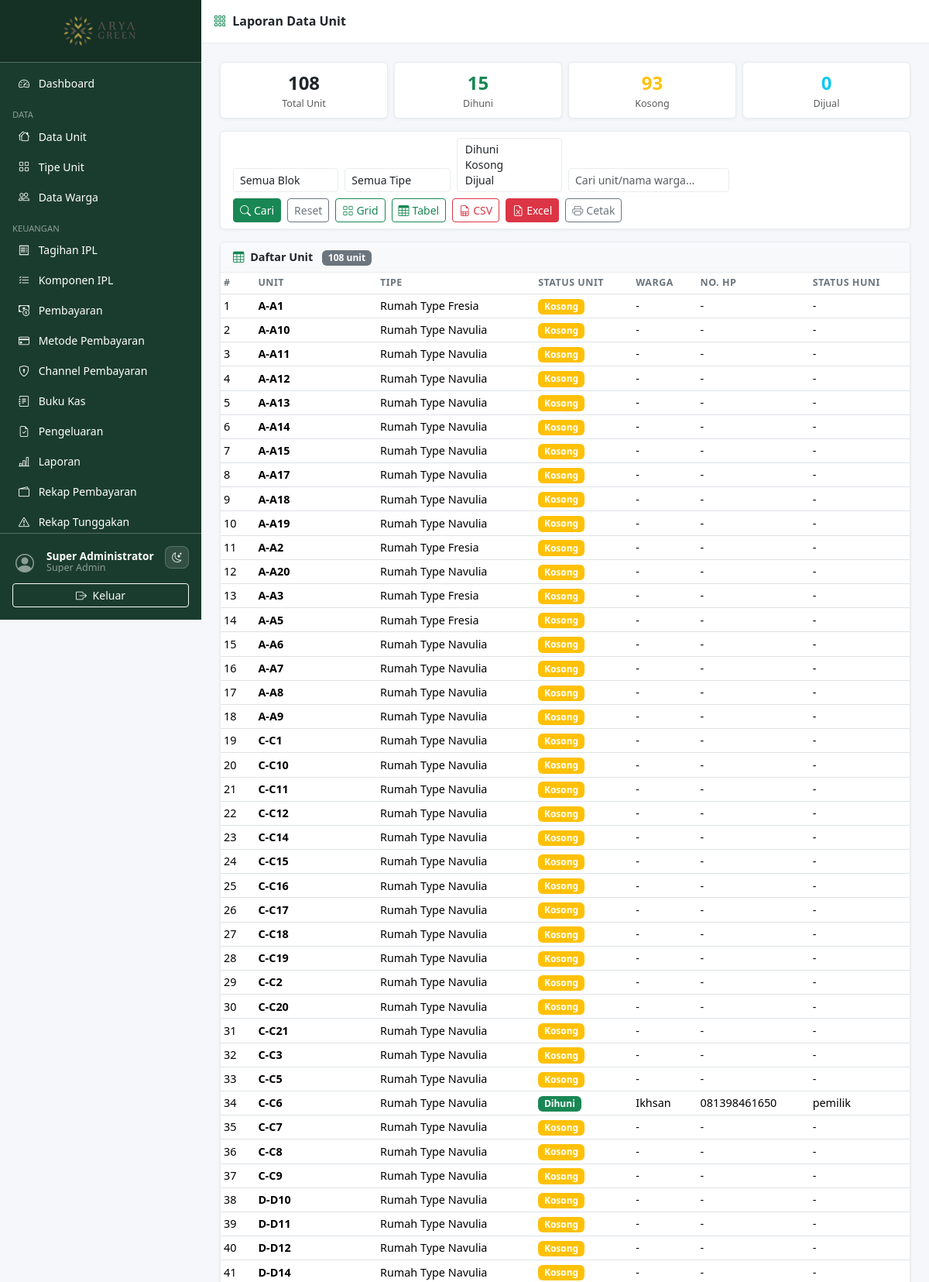
Page /pages/reports/occupancy.php (signed in, upper part) on the committed database.
### tables this page shows
CREATE TABLE `units` (
  `id`           INT UNSIGNED AUTO_INCREMENT PRIMARY KEY,
  `unit_type_id` INT UNSIGNED NOT NULL,
  `unit_number`  VARCHAR(20)  NOT NULL UNIQUE,
  `block`        VARCHAR(10)  NOT NULL,
  `floor`        TINYINT      NOT NULL DEFAULT 1,
  `area_sqm`     DECIMAL(8,2) NOT NULL DEFAULT 0,
  `status`       ENUM('dihuni','kosong','dijual') NOT NULL DEFAULT 'kosong',
  `notes`        TEXT DEFAULT NULL,
  `created_at`   TIMESTAMP DEFAULT CURRENT_TIMESTAMP,
  `updated_at`   TIMESTAMP DEFAULT CURRENT_TIMESTAMP ON UPDATE CURRENT_TIMESTAMP,
  FOREIGN KEY (`unit_type_id`) REFERENCES `unit_types`(`id`) ON UPDATE CASCADE
);

CREATE TABLE `unit_types` (
  `id`          INT UNSIGNED AUTO_INCREMENT PRIMARY KEY,
  `name`        VARCHAR(100) NOT NULL,
  `description` TEXT DEFAULT NULL,
  `ipl_amount`  DECIMAL(12,2) NOT NULL DEFAULT 0,
  `created_at`  TIMESTAMP DEFAULT CURRENT_TIMESTAMP
);

CREATE TABLE `residents` (
  `id`            INT UNSIGNED AUTO_INCREMENT PRIMARY KEY,
  `user_id`       INT UNSIGNED DEFAULT NULL,
  `unit_id`       INT UNSIGNED NOT NULL,
  `name`          VARCHAR(150) NOT NULL,
  `id_card_number`VARCHAR(20)  DEFAULT NULL,
  `phone`         VARCHAR(20)  NOT NULL,
  `email`         VARCHAR(150) DEFAULT NULL,
  `status`        ENUM('pemilik','penyewa') NOT NULL DEFAULT 'pemilik',
  `move_in_date`  DATE         DEFAULT NULL,
  `move_out_date` DATE         DEFAULT NULL,
  `is_active`     TINYINT(1)   NOT NULL DEFAULT 1,
  `notes`         TEXT DEFAULT NULL,
  `created_at`    TIMESTAMP DEFAULT CURRENT_TIMESTAMP,
  `updated_at`    TIMESTAMP DEFAULT CURRENT_TIMESTAMP ON UPDATE CURRENT_TIMESTAMP,
  FOREIGN KEY (`unit_id`)  REFERENCES `units`(`id`)  ON UPDATE CASCADE,
  FOREIGN KEY (`user_id`)  REFERENCES `users`(`id`)  ON DELETE SET NULL ON UPDATE CASCADE
);

### includes/functions.php (called while the page is built, shortened)
<?php
function e(mixed $v): string {
    return htmlspecialchars((string)$v, ENT_QUOTES | ENT_SUBSTITUTE, 'UTF-8');
}
function clean(string $v): string {
    return trim(strip_tags($v));
}

### pages/reports/occupancy.php (the view, shortened to what this page needs)
<?php
require_once __DIR__ . '/../../includes/functions.php';
$db = db();
$f_block = clean($_GET['block'] ?? '');
$f_type = (int)($_GET['type'] ?? 0);
$valid_statuses = ['dihuni','kosong','dijual'];
$f_statuses = array_values(array_intersect((array)($_GET['status'] ?? []), $valid_statuses));
$f_q = clean($_GET['q'] ?? '');
$f_view = in_array($_GET['view'] ?? 'grid', ['grid','table'], true) ? $_GET['view'] : 'grid';
$where = '1=1';
$sql = "SELECT u.block, u.unit_number, u.status AS unit_status, u.area_sqm, ut.name AS type_name, r.name AS resident_name, r.phone, r.status AS resident_status, r.is_active FROM units u JOIN unit_types ut ON ut.id = u.unit_type_id LEFT JOIN residents r ON r.unit_id = u.id AND r.is_active = 1 WHERE {$where} ORDER BY u.block, u.unit_number";
$stmt = $db->prepare($sql);
$stmt->execute();
$rows = $stmt->get_result()->fetch_all(MYSQLI_ASSOC);
$c = ['dihuni'=>0,'kosong'=>0,'dijual'=>0];
foreach ($rows as $r) $c[$r['unit_status']]++;
$total = count($rows);
$by_block = [];
foreach ($rows as $r) $by_block[$r['block']][] = $r;
$cls = ['dihuni'=>'success','kosong'=>'warning','dijual'=>'info'];
$lbl = ['dihuni'=>'Dihuni','kosong'=>'Kosong','dijual'=>'Dijual'];
include __DIR__ . '/../../includes/header.php';
include __DIR__ . '/../../includes/sidebar.php';
$qs = fn($v) => http_build_query(array_merge($_GET, ['view'=>$v]));
$ex = http_build_query(array_filter(['block'=>$f_block,'type'=>$f_type?:null,'q'=>$f_q]) + array_map(fn($s)=>$s, $f_statuses ? ['status'=>$f_statuses] : []));
?>
<div class="content-wrapper">
  <div class="topbar d-flex align-items-center px-3 gap-2">
    <h6 class="mb-0 fw-semibold"><i class="bi bi-grid-3x3-gap me-1 text-success"></i> Laporan Data Unit</h6>
  </div>
  <div class="main-content">
    <div class="row g-2 mb-3">
      <div class="col-6 col-md-3"><div class="card text-center py-2"><div class="fw-bold fs-4"><?= $total ?></div><div class="text-muted small">Total Unit</div></div></div>
      <div class="col-6 col-md-3"><div class="card text-center py-2"><div class="fw-bold fs-4 text-success"><?= $c['dihuni'] ?></div><div class="text-muted small">Dihuni</div></div></div>
      <div class="col-6 col-md-3"><div class="card text-center py-2"><div class="fw-bold fs-4 text-warning"><?= $c['kosong'] ?></div><div class="text-muted small">Kosong</div></div></div>
      <div class="col-6 col-md-3"><div class="card text-center py-2"><div class="fw-bold fs-4 text-info"><?= $c['dijual'] ?></div><div class="text-muted small">Dijual</div></div></div>
    </div>
    <div class="card mb-3"><div class="card-body py-2">
      <form method="GET" class="row g-2 align-items-end">
        <div class="col-md-2"><select name="block" class="form-select form-select-sm"><option value="">Semua Blok</option></select></div>
        <div class="col-md-2"><select name="type" class="form-select form-select-sm"><option value="0">Semua Tipe</option></select></div>
        <div class="col-md-2"><select name="status[]" class="form-select form-select-sm" multiple size="3" title="Tahan Ctrl untuk pilih lebih dari satu"><?php foreach ($lbl as $k=>$v): ?><option value="<?= $k ?>" <?= in_array($k,$f_statuses,true)?'selected':'' ?>><?= $v ?></option><?php endforeach; ?></select></div>
        <div class="col-md-3"><input type="text" name="q" class="form-control form-control-sm" placeholder="Cari unit/nama warga..." value="<?= e($f_q) ?>"></div>
        <div class="col-auto d-flex gap-2">
          <button class="btn btn-sm btn-success"><i class="bi bi-search me-1"></i>Cari</button>
          <a href="occupancy.php" class="btn btn-sm btn-outline-secondary">Reset</a>
          <a href="occupancy.php?<?= $qs('grid') ?>" class="btn btn-sm <?= $f_view==='grid'?'btn-success':'btn-outline-success' ?>"><i class="bi bi-grid me-1"></i>Grid</a>
          <a href="occupancy.php?<?= $qs('table') ?>" class="btn btn-sm <?= $f_view==='table'?'btn-success':'btn-outline-success' ?>"><i class="bi bi-table me-1"></i>Tabel</a>
          <a href="occupancy_export.php?<?= e($ex) ?>" class="btn btn-sm btn-outline-danger"><i class="bi bi-file-earmark-spreadsheet me-1"></i>CSV</a>
          <a href="occupancy_export.php?<?= e($ex) ?>&format=xlsx" class="btn btn-sm btn-danger"><i class="bi bi-file-earmark-excel me-1"></i>Excel</a>
          <button type="button" class="btn btn-sm btn-outline-secondary" onclick="window.print()"><i class="bi bi-printer me-1"></i>Cetak</button>
        </div>
      </form>
    </div></div>
    <?php if ($f_view === 'grid'): ?>
      <?php if (empty($by_block)): ?><div class="alert alert-light text-center text-muted">Tidak ada unit.</div><?php endif; ?>
      <?php foreach ($by_block as $blk => $units): ?>
      <div class="card mb-3"><div class="card-header"><strong>Blok <?= e($blk) ?></strong> <span class="badge bg-secondary ms-1"><?= count($units) ?> unit</span></div>
        <div class="card-body"><div class="d-flex flex-wrap gap-2">
          <?php foreach ($units as $u): ?>
          <div class="border rounded px-2 py-1 bg-<?= $cls[$u['unit_status']] ?> bg-opacity-10 border-<?= $cls[$u['unit_status']] ?>" style="min-width:150px" title="<?= e(($u['resident_name'] ?? '-') . ' • ' . $u['type_name']) ?>">
            <div class="fw-bold"><?= e($u['block'].'-'.$u['unit_number']) ?> <span class="badge bg-<?= $cls[$u['unit_status']] ?>"><?= $lbl[$u['unit_status']] ?></span></div>
            <small class="text-muted"><?= e($u['type_name']) ?> • <?= e($u['resident_name'] ?? '—') ?></small>
          </div>
          <?php endforeach; ?>
        </div></div>
      </div>
      <?php endforeach; ?>
    <?php else: ?>
    <div class="card"><div class="card-header"><i class="bi bi-table me-1 text-success"></i> Daftar Unit <span class="badge bg-secondary ms-2"><?= $total ?> unit</span></div>
      <div class="card-body p-0"><div class="table-responsive"><table class="table table-hover table-sm mb-0">
        <thead><tr><th>#</th><th>Unit</th><th>Tipe</th><th>Status Unit</th><th>Warga</th><th>No. HP</th><th>Status Huni</th></tr></thead>
        <tbody>
        <?php if (empty($rows)): ?><tr><td colspan="7" class="text-center text-muted py-4">Tidak ada unit.</td></tr>
        <?php else: foreach ($rows as $i => $r): ?>
          <tr><td><?= $i+1 ?></td><td><strong><?= e($r['block'].'-'.$r['unit_number']) ?></strong></td><td><?= e($r['type_name']) ?></td>
          <td><span class="badge bg-<?= $cls[$r['unit_status']] ?>"><?= $lbl[$r['unit_status']] ?></span></td>
          <td><?= e($r['resident_name'] ?? '-') ?></td><td><?= e($r['phone'] ?? '-') ?></td>
          <td><?= $r['resident_name'] ? e(($r['resident_status'] ?? '-') . ((int)($r['is_active'] ?? 1) ? '' : ' (nonaktif)')) : '-' ?></td></tr>
        <?php endforeach; endif; ?>
        </tbody>
      </table></div></div>
    </div>
    <?php endif; ?>
  </div>
</div>
<?php include __DIR__ . '/../../includes/footer.php'; ?>

### assets/css/style.css (style rules this page uses)
:root { --sidebar-width: 260px; --sidebar-bg: #1a3c2e; --sidebar-hover: #2d6a4f; --topbar-height: 56px; --page-bg: #f5f7fa; --surface: #ffffff; --surface-muted: #f8f9fa; --border-color: #e9ecef; --text-color: #212529; --muted-color: #6c757d; }
body { background: var(--page-bg); color: var(--text-color); font-size: .9rem; }
.content-wrapper { margin-left: var(--sidebar-width); width: calc(100% - var(--sidebar-width)); min-height: 100vh; display: flex; flex-direction: column; }
.topbar { height: var(--topbar-height); background: var(--surface); border-bottom: 1px solid var(--border-color); color: var(--text-color); position: sticky; top: 0; z-index: 1030; }
.main-content { flex: 1; padding: 1.5rem; }
.card { border: 1px solid var(--border-color); background: var(--surface); box-shadow: 0 1px 4px rgba(0,0,0,.06); }
.card-header { background: var(--surface-muted); border-bottom: 1px solid var(--border-color); font-weight: 600; }
.table th { font-size: .78rem; text-transform: uppercase; letter-spacing: .04em; color: var(--muted-color); font-weight: 600; }
.table td { vertical-align: middle; }
.badge { font-size: .75rem; padding: .35em .65em; }
.form-control, .form-select { background: var(--surface); border-color: var(--border-color); color: var(--text-color); }

### rows in the picture
units: block+unit_number "A-A1", unit_type.name "Rumah Type Fresia", status "Kosong", resident_name "-", phone "-"
units: block+unit_number "A-A10", unit_type.name "Rumah Type Navulia", status "Kosong", resident_name "-", phone "-"
units: block+unit_number "A-A11", unit_type.name "Rumah Type Navulia", status "Kosong", resident_name "-", phone "-"
units: block+unit_number "A-A12", unit_type.name "Rumah Type Navulia", status "Kosong", resident_name "-", phone "-"
units: block+unit_number "A-A13", unit_type.name "Rumah Type Navulia", status "Kosong", resident_name "-", phone "-"
units: block+unit_number "A-A14", unit_type.name "Rumah Type Navulia", status "Kosong", resident_name "-", phone "-"
units: block+unit_number "A-A15", unit_type.name "Rumah Type Navulia", status "Kosong", resident_name "-", phone "-"
units: block+unit_number "A-A17", unit_type.name "Rumah Type Navulia", status "Kosong", resident_name "-", phone "-"
units: block+unit_number "A-A18", unit_type.name "Rumah Type Navulia", status "Kosong", resident_name "-", phone "-"
units: block+unit_number "A-A19", unit_type.name "Rumah Type Navulia", status "Kosong", resident_name "-", phone "-"
units: block+unit_number "A-A2", unit_type.name "Rumah Type Fresia", status "Kosong", resident_name "-", phone "-"
units: block+unit_number "A-A20", unit_type.name "Rumah Type Navulia", status "Kosong", resident_name "-", phone "-"
units: block+unit_number "A-A3", unit_type.name "Rumah Type Fresia", status "Kosong", resident_name "-", phone "-"
units: block+unit_number "A-A5", unit_type.name "Rumah Type Fresia", status "Kosong", resident_name "-", phone "-"
units: block+unit_number "A-A6", unit_type.name "Rumah Type Navulia", status "Kosong", resident_name "-", phone "-"
units: block+unit_number "A-A7", unit_type.name "Rumah Type Navulia", status "Kosong", resident_name "-", phone "-"
units: block+unit_number "A-A8", unit_type.name "Rumah Type Navulia", status "Kosong", resident_name "-", phone "-"
units: block+unit_number "A-A9", unit_type.name "Rumah Type Navulia", status "Kosong", resident_name "-", phone "-"
units: block+unit_number "C-C1", unit_type.name "Rumah Type Navulia", status "Kosong", resident_name "-", phone "-"
units: block+unit_number "C-C10", unit_type.name "Rumah Type Navulia", status "Kosong", resident_name "-", phone "-"
units: block+unit_number "C-C11", unit_type.name "Rumah Type Navulia", status "Kosong", resident_name "-", phone "-"
units: block+unit_number "C-C12", unit_type.name "Rumah Type Navulia", status "Kosong", resident_name "-", phone "-"
units: block+unit_number "C-C14", unit_type.name "Rumah Type Navulia", status "Kosong", resident_name "-", phone "-"
units: block+unit_number "C-C15", unit_type.name "Rumah Type Navulia", status "Kosong", resident_name "-", phone "-"
units: block+unit_number "C-C16", unit_type.name "Rumah Type Navulia", status "Kosong", resident_name "-", phone "-"
units: block+unit_number "C-C17", unit_type.name "Rumah Type Navulia", status "Kosong", resident_name "-", phone "-"
units: block+unit_number "C-C18", unit_type.name "Rumah Type Navulia", status "Kosong", resident_name "-", phone "-"
units: block+unit_number "C-C19", unit_type.name "Rumah Type Navulia", status "Kosong", resident_name "-", phone "-"
units: block+unit_number "C-C2", unit_type.name "Rumah Type Navulia", status "Kosong", resident_name "-", phone "-"
units: block+unit_number "C-C20", unit_type.name "Rumah Type Navulia", status "Kosong", resident_name "-", phone "-"
units: block+unit_number "C-C21", unit_type.name "Rumah Type Navulia", status "Kosong", resident_name "-", phone "-"
units: block+unit_number "C-C3", unit_type.name "Rumah Type Navulia", status "Kosong", resident_name "-", phone "-"
units: block+unit_number "C-C5", unit_type.name "Rumah Type Navulia", status "Kosong", resident_name "-", phone "-"
units: block+unit_number "C-C6", unit_type.name "Rumah Type Navulia", status "Dihuni", residents.name "Ikhsan", residents.phone "081398461650", residents.status "pemilik"
units: block+unit_number "C-C7", unit_type.name "Rumah Type Navulia", status "Kosong", resident_name "-", phone "-"
units: block+unit_number "C-C8", unit_type.name "Rumah Type Navulia", status "Kosong", resident_name "-", phone "-"
units: block+unit_number "C-C9", unit_type.name "Rumah Type Navulia", status "Kosong", resident_name "-", phone "-"
units: block+unit_number "D-D10", unit_type.name "Rumah Type Navulia", status "Kosong", resident_name "-", phone "-"
units: block+unit_number "D-D11", unit_type.name "Rumah Type Navulia", status "Kosong", resident_name "-", phone "-"
units: block+unit_number "D-D12", unit_type.name "Rumah Type Navulia", status "Kosong", resident_name "-", phone "-"
units: block+unit_number "D-D14", unit_type.name "Rumah Type Navulia", status "Kosong", resident_name "-", phone "-"

### other values in the picture
$current_user['name'] "Super Administrator"
str_replace('_',' ', $current_user['role'] ?? '') "Super Admin"
$total "108"
$c['dihuni'] "15"
$c['kosong'] "93"
$c['dijual'] "0"
